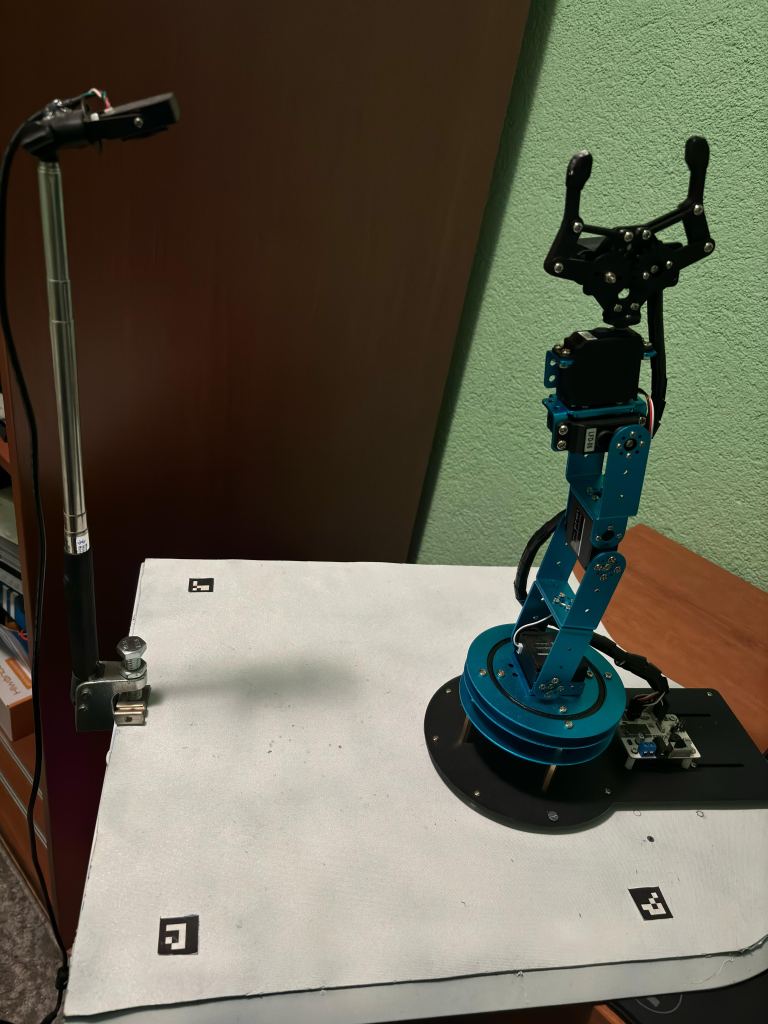
#> input picture media/arm2.jpg, 3840 x 5120 px, given in place of the camera (shown at 1/5 size)
$ jupyter execute --allow-errors Positions.ipynb   (text cells are left out)
#> lines starting #> are read from the running program, lines starting #| are printed output that depends on the picture
[cell 1]
import cv2
import cv2.aruco as aruco
import matplotlib.pyplot as plt
import numpy as np
from ultralytics import YOLO

[cell 2]
class_names={
    0:'battery',
    1:'chew-gum',
    2:'chocolate',
    3:'cigaretes',
    4:'crema',
    5:'lighter',
    6:'pen',
    7:'screwdriver',
    8:'usb'
}

[cell 3]
def detect_aruco_markers(img):
    gray = cv2.cvtColor(img, cv2.COLOR_BGR2GRAY)
    arucoDict = dictionary = aruco.getPredefinedDictionary(aruco.DICT_4X4_50)
    arucoParams = aruco.DetectorParameters()
    detector = aruco.ArucoDetector(dictionary, arucoParams)
    markerCorners, markerIds, rejectedCandidates = detector.detectMarkers(img)
    #aruco.drawDetectedMarkers(img,markerCorners)
    return markerIds,np.squeeze(markerCorners)

[cell 4]
markerDetails={}
# [7 lines left out: function get_aruco_informations, not called in this run]

[cell 5]
# [9 lines left out: function read_predictions, not called in this run]

    #predictions=predictions.reshape(-1,9).astype(np.float32)
    #predictions

[cell 6]
class Positionss():
    # [109 lines left out: functions __init__, __detect_aruco_markers, get_aruco_informations, __remove_aruco_markers, predict, calculate_angle and 1 more, not called in this run]

    def __get_center(self,class_num):
        return self.predDetails[self.predDetails[:,0,0]==class_num][0,1]
    def __get_angle(self,class_num):
        return self.predDetails[self.predDetails[:,0,0]==class_num][0,0,1]

    # [12 lines left out: function get_cordinates, not called in this run]

[cell 7]
class ArucoDetector:
    def __init__(self):
        self.markerCorners=np.array([])
        self.markerIds=np.array([])
        self.markerDetails = {}
        self.cap = cv2.VideoCapture(0, cv2.CAP_DSHOW)
        self.cap.set(cv2.CAP_PROP_FRAME_WIDTH,800)
        self.cap.set(cv2.CAP_PROP_FRAME_HEIGHT,600)
        self.cap.set(cv2.CAP_PROP_POS_FRAMES, 0)
        self.line1=0
        self.line2=0
        self.img = 0#np.zeros(shape=(640,640,3))
    # [52 lines left out: functions get_image, remove_aruco_markers, __detect_aruco_markers, get_aruco_informations, not called in this run]

[cell 8]
class YOLOPredictor():
    def __init__(self,model_path):
        self.model_path = model_path
        self.model=YOLO(model_path)

    # [8 lines left out: function predict, not called in this run]

[cell 9]
class PositionCalculator:
    # [8 lines left out: function __init__, not called in this run]

    def __get_center(self,class_num):
        return self.predDetails[self.predDetails[:,0,0]==class_num][0,1]
    def __get_angle(self,class_num):
        return self.predDetails[self.predDetails[:,0,0]==class_num][0,0,1]

    # [58 lines left out: functions __get_z, get_cordinates, calculate_angle, get_positions, not called in this run]

[cell 10]
class Positions:
    def __init__(self,model_path):
        self.arucoDetector = ArucoDetector()
        self.YOLOPredictor =YOLOPredictor(model_path=model_path)
        self.positionCalculator =PositionCalculator(arucoDetector=self.arucoDetector,YOLOPredictor=self.YOLOPredictor)
    def find_positions(self):
        self.arucoDetector.get_aruco_informations()
        self.positionCalculator.get_positions(img=self.arucoDetector.remove_aruco_markers())
    def get_cordinates(self,class_num):
        return self.positionCalculator.get_cordinates(class_num)

[cell 11]
# Get image
cap = cv2.VideoCapture(0, cv2.CAP_DSHOW)
cap.set(cv2.CAP_PROP_FRAME_WIDTH,800)
cap.set(cv2.CAP_PROP_FRAME_HEIGHT,600)
cap.set(cv2.CAP_PROP_POS_FRAMES, 0)
dim =(640,640)

[cell 12]
if cap.isOpened():
    cap.set(cv2.CAP_PROP_POS_FRAMES, 0)

    succes, img = cap.read()
#> img is the input picture: shape (5120, 3840, 3); mean B, G, R 79.6, 95.1, 98.4
    img =cv2.cvtColor( cv2.resize(img,dim), cv2.COLOR_BGR2RGB)
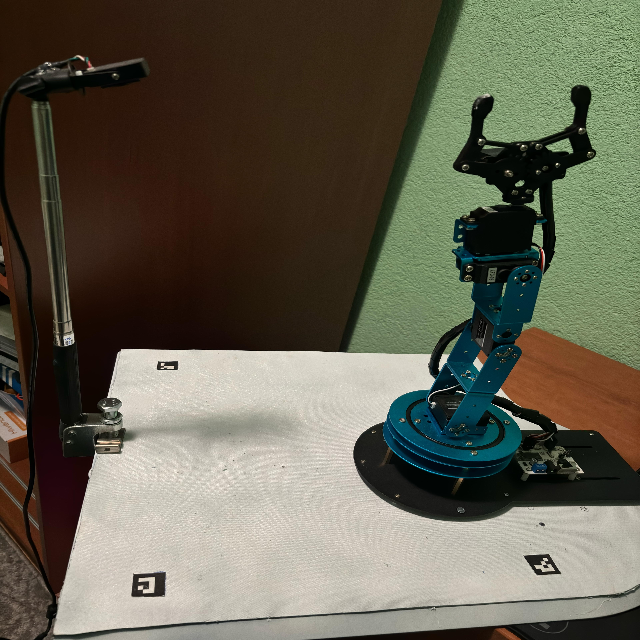
#> img: shape (640, 640, 3); mean R, G, B 98.5, 95.2, 79.7
    print("done")

[cell 13]
# Load image
#img = cv2.imread("img3.png")
#img = cv2.cvtColor(img, cv2.COLOR_BGR2RGB)

[cell 14]
plt.imshow(img)

[cell 15]
#cv2.imwrite("img3.png",cv2.cvtColor(img, cv2.COLOR_BGR2RGB))

#> (a cell that did not finish here is left out)


#> (a cell that did not finish here is left out)

[cell 18]
def rotate_image(image, angle):
#> called with angle = 0.971
  image_center = tuple(np.array(image.shape[1::-1]) / 2)
#> image_center = (320, 320)
  rot_mat = cv2.getRotationMatrix2D(image_center, angle, 1.0)
#> rot_mat = [[1, 0.0169, -5.38], [-0.0169, 1, 5.47]]
  result = cv2.warpAffine(image, rot_mat, image.shape[1::-1], flags=cv2.INTER_LINEAR)
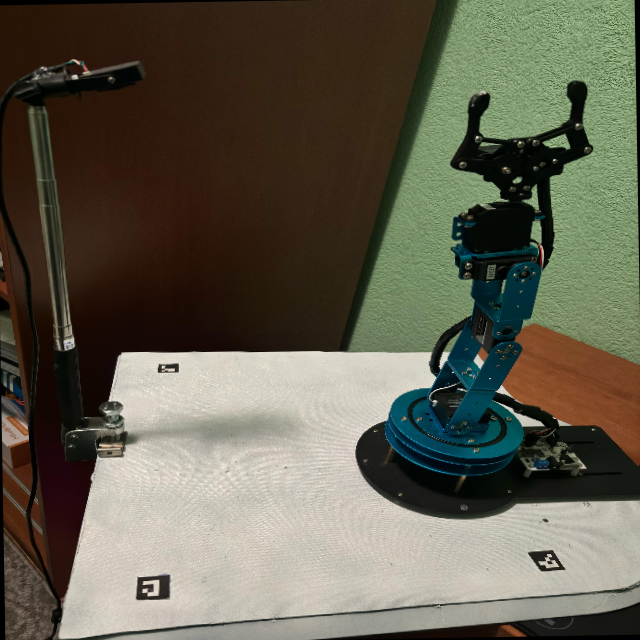
#> result: shape (640, 640, 3); mean R, G, B 97.7, 94.5, 79.1
  return result
imgs=rotate_image(img,0.9710219310791666)
plt.imshow(imgs)

#> (a cell that did not finish here is left out)

#> (a cell that did not finish here is left out)

#> (a cell that did not finish here is left out)

#> (a cell that did not finish here is left out)

[cell 23]
detect_aruco_markers(img)
#> in detect_aruco_markers, `gray = cv2.cvtColor(img, cv2.COLOR_BGR2GRAY)`:
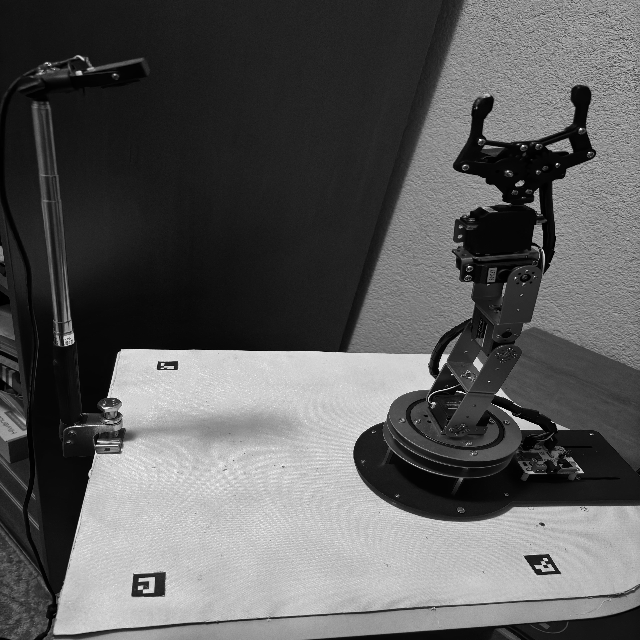
#> gray: shape (640, 640); min 0, max 251, mean 91
#> in detect_aruco_markers, `markerCorners, markerIds, rejectedCandidates = detector.detectMarkers(..`: markerCorners = ([[548, 554], [560, 574], [536, 574], [523, 555]],); markerIds = [0]; rejectedCandidates = 13 items
#> Out = ([0], [[548, 554], [560, 574], [536, 574], [523, 555]])

$ run again, on media/arm3.jpg
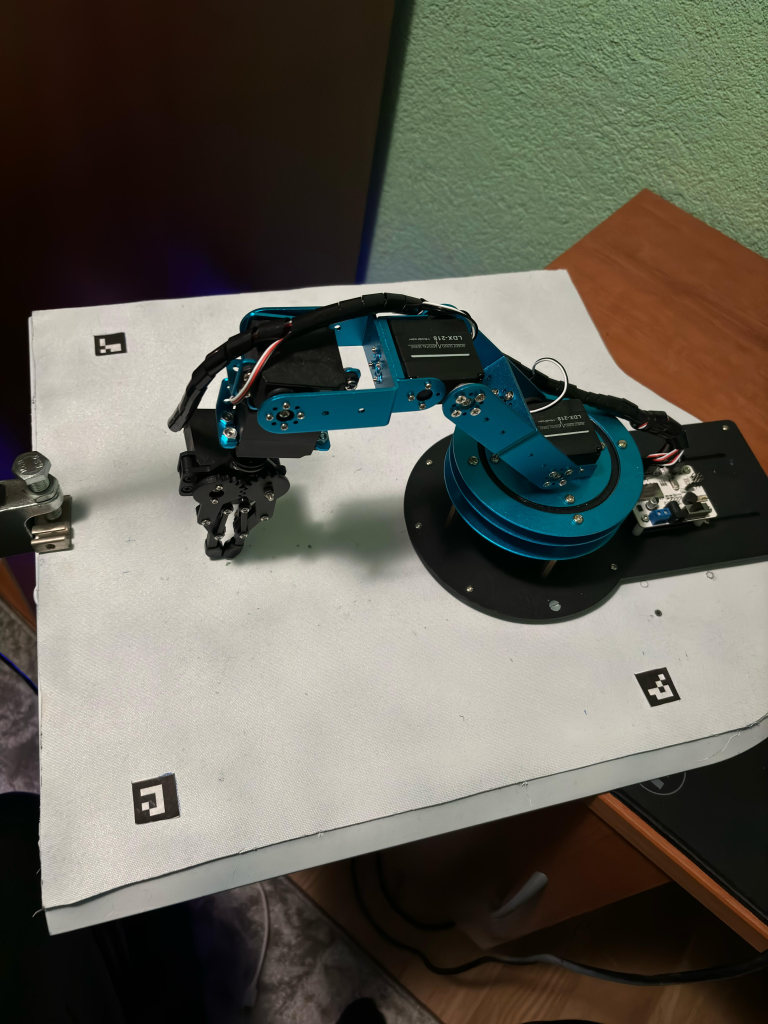
#> input picture media/arm3.jpg, 3840 x 5120 px, given in place of the camera (shown at 1/5 size)
#> img is the input picture: shape (5120, 3840, 3); mean B, G, R 85.6, 95.9, 97.5
#> img: shape (640, 640, 3)
#> in rotate_image, `result = cv2.warpAffine(image, rot_mat, image.shape[1::-1], flags=cv2...`:
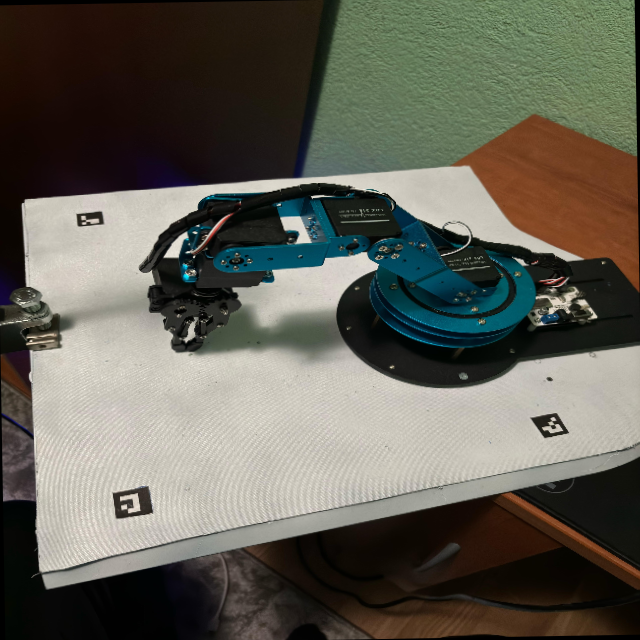
#> result: shape (640, 640, 3); mean R, G, B 97.3, 95.6, 85.5
#> in detect_aruco_markers, `gray = cv2.cvtColor(img, cv2.COLOR_BGR2GRAY)`:
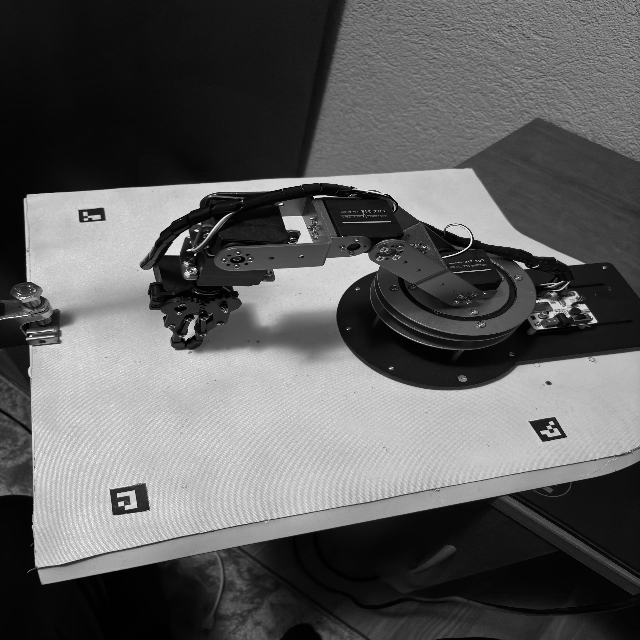
#> gray: shape (640, 640); min 0, max 252, mean 93.1
#> markerCorners = ([[145, 483], [149, 510], [112, 514], [109, 489]], [[554, 417], [566, 437], [542, 441], [528, 421]]); markerIds = [1, 0]; rejectedCandidates = 7 items

$ run again, on media/arm4.jpg
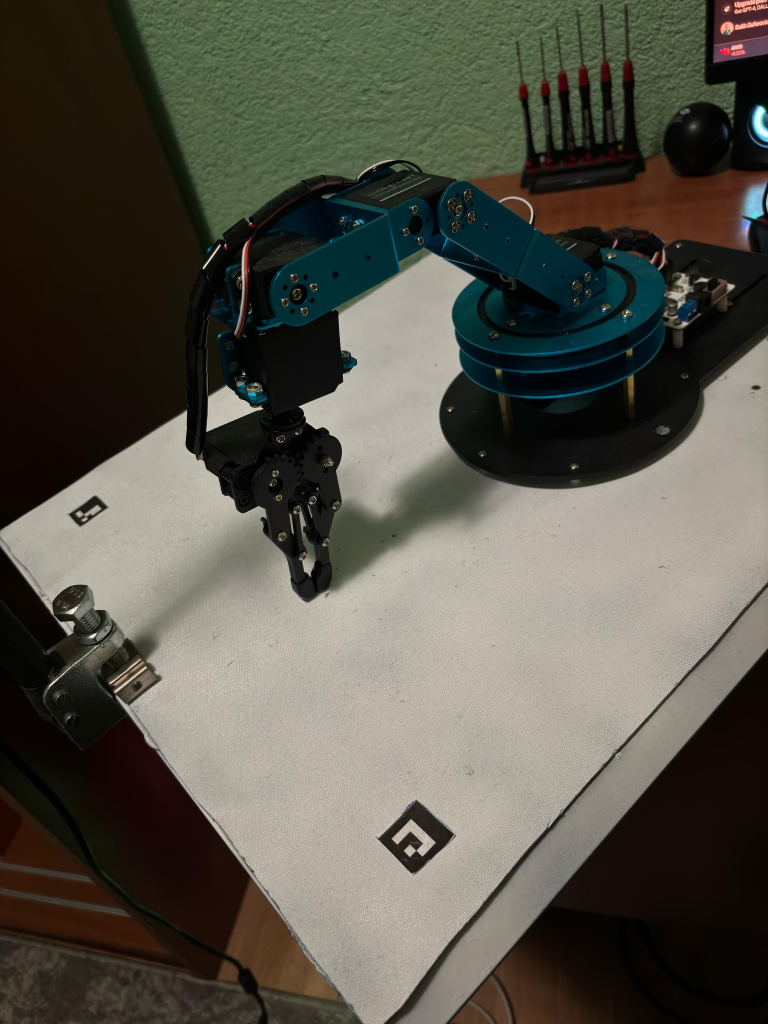
#> input picture media/arm4.jpg, 3840 x 5120 px, given in place of the camera (shown at 1/5 size)
#> img is the input picture: shape (5120, 3840, 3); mean B, G, R 74.4, 84.8, 86.8
#> img: shape (640, 640, 3)
#> in rotate_image, `result = cv2.warpAffine(image, rot_mat, image.shape[1::-1], flags=cv2...`:
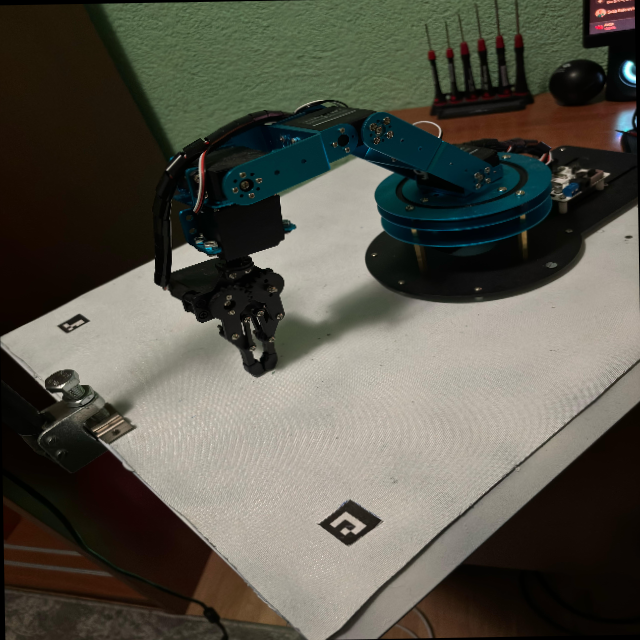
#> result: shape (640, 640, 3); mean R, G, B 86.5, 84.6, 74.3
#> in detect_aruco_markers, `gray = cv2.cvtColor(img, cv2.COLOR_BGR2GRAY)`:
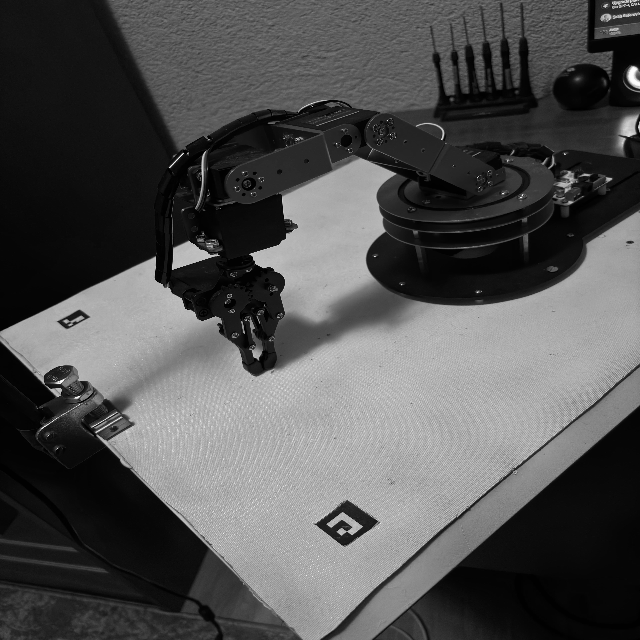
#> gray: shape (640, 640); min 0, max 254, mean 82.1
#> markerCorners = ([[347, 500], [379, 522], [344, 546], [313, 523]],); markerIds = [1]; rejectedCandidates = 9 items
#> Out = ([1], [[347, 500], [379, 522], [344, 546], [313, 523]])
